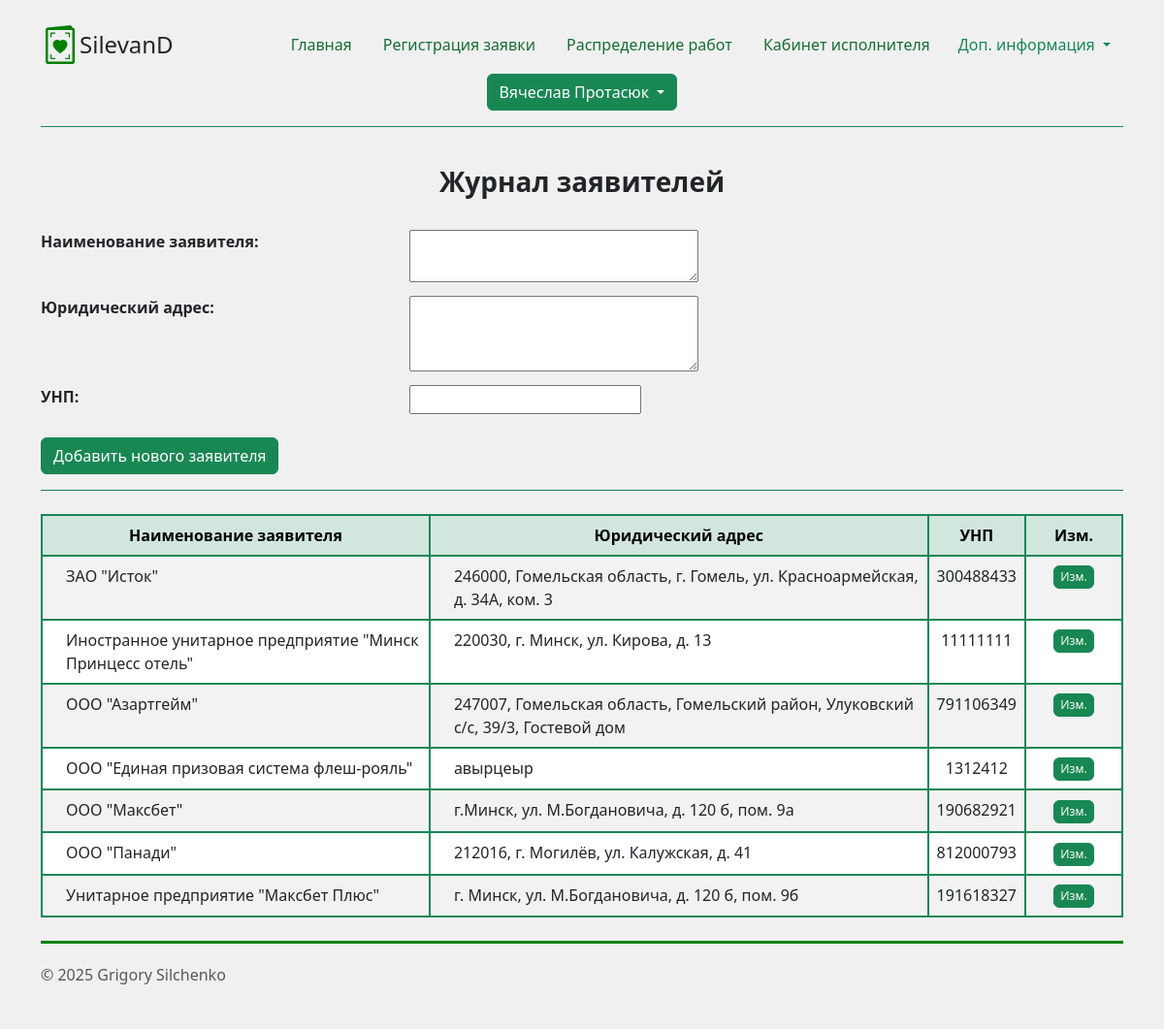
/declarant/ (signed in), run on the app's committed database.
### application/models.py (models this page shows)
class Declarant(models.Model):
    name = models.CharField(max_length=200, verbose_name='Наименование заявителя')
    address = models.TextField(max_length=500, verbose_name='Юридический адрес')
    unp = models.IntegerField(verbose_name='УНП')
    def __str__(self):
        return self.name

### application/views.py (the view, shortened to what this page needs)
# urls.py: path('declarant/', views.declarant, name='declarant'),
@permission_required('application.view_declarant')
def declarant(request):
    declarants = Declarant.objects.all().order_by('name')
    success_message, danger_message = '', ''
    form = DeclarantInput()
    context = (
        {
            'form': form,
            'declarants': declarants,
            'success_message': success_message,
            'danger_message': danger_message
        }
    )
    return render(request, 'declarant.html', context)

### application/forms.py
class DeclarantInput(forms.ModelForm):
    class Meta:
        model = Declarant
        fields = '__all__'
        widgets = {
            'name': forms.Textarea(attrs={'cols':30, 'rows': 2}),
            'address': forms.Textarea(attrs={'cols': 30, 'rows': 3})
        }

### application/templates/declarant.html (shortened to what this page needs)
{% extends "base.html" %}
{% block page_content %}
<div class="container">
        <div class="d-flex justify-content-center py-3 mb-4 border-bottom border-success">
            <div>
                    <br>
                        <h3 class="d-flex justify-content-center">
                            <b>Журнал заявителей</b>
                        </h3>
                    <br>
                    <form action="{% url 'declarant' %}" method="post">
                        <dl class="row">
                        {% for field in form %}
                            <dt class="col-sm-4">{{ field.label_tag }}</dt>
                            <dd class="col-sm-8">{{ field }}</dd>
                        {% endfor %}
                        </dl>
                        <button type="submit" class="btn btn-success">Добавить нового заявителя</button>
                    </form>
            </div>
        </div>
    <table class="table table-hover table-striped table-bordered border-2 border-success text-center">
      <thead class="table table-success table-bordered border-success align-middle">
        <tr>
          <th scope="col">Наименование заявителя</th>
          <th scope="col">Юридический адрес</th>
          <th scope="col">УНП</th>
          <th scope="col" style="width: 100px;">Изм.</th>
        </tr>
      <tbody>
      {% for declarant in declarants %}
        <tr>
          <td class="text-start ps-4">{{ declarant }}</td>
          <td class="text-start ps-4">{{ declarant.address }}</td>
          <td>{{ declarant.unp }}</td>
            <td><a href="{% url 'declarant_change' declarant.pk  %}" class="btn btn-success" style="padding: 2px 6px; font-size: 12px;">Изм.</a>
        </tr>
      {% endfor %}
      </tbody>
    </table>
</div>
{% endblock %}

### templates/base.html (shortened to what this page needs)
<!doctype html>
<html lang="ru">
  <head>
    <link href="https://cdn.jsdelivr.net/npm/bootstrap@5.3.0/dist/css/bootstrap.min.css" rel="stylesheet">
    <link rel="stylesheet" href="https://cdn.jsdelivr.net/npm/bootstrap-icons/font/bootstrap-icons.css">
  </head>
  <body style="background-color: #f0f0f0;">
    <div class="container">
      <header class="d-flex flex-wrap justify-content-center align-items-center py-3 border-bottom border-success">
        <a href="/" class="d-flex align-items-center mb-3 mb-md-0 me-md-auto text-dark text-decoration-none">
          <i class="bi bi-valentine2" style="font-size: 40px; color: green;"></i>
          <span class="fs-4">SilevanD</span>
        </a>
        <ul class="nav nav-pills">
          <li class="nav-item"><a href="{% url 'home' %}" class="nav-link" aria-current="page">Главная</a></li>
          <li class="nav-item"><a href="{% url 'application' %}" class="nav-link">Регистрация заявки</a></li>
          <li class="nav-item"><a href="{% url 'distribution' %}" class="nav-link">Распределение работ</a></li>
          <li class="nav-item"><a href="{% url 'act_creation' %}" class="nav-link">Кабинет исполнителя</a></li>
        </ul>
        <div class="dropdown">
          <button class="btn text-success dropdown-toggle" type="button" data-bs-toggle="dropdown" aria-expanded="false">
            Доп. информация
          </button>
        </div>
        <div class="d-flex align-items-center">
          {% if request.user.is_authenticated %}
            <div class="dropdown">
              <button class="btn btn-success dropdown-toggle" type="button" id="dropdownLogout" data-bs-toggle="dropdown" aria-expanded="false">
                {{ request.user.get_full_name|default:request.user.username }}
              </button>
            </div>
          {% else %}
            <a class="btn btn-outline-success" href="{% url 'login' %}">Войти</a>
          {% endif %}
        </div>
      </header>
    </div>
    {% block page_content %}
    {% endblock %}
    <div class="container">
      <footer class="d-flex flex-wrap justify-content-between align-items-center py-3 my-4" style="border-top: 3px solid green; margin: 0;">
        <p class="col-md-4 mb-0 text-body-secondary">© 2025 Grigory Silchenko</p>
        <a href="/" class="col-md-4 d-flex align-items-center justify-content-center mb-3 mb-md-0 me-md-auto
        link-body-emphasis text-decoration-none" aria-label="Bootstrap">
          <svg class="bi me-2" width="40" height="32" aria-hidden="true"><use xlink:href="#bootstrap"></use></svg>
        </a>
      </footer>
    </div>
  </body>
</html>

### templates/base.html (style rules this page uses)
h1, h3, h5 { text-align: center; }
.nav-link { background-color: #f0f0f0; color: #176e35; }
.table-bordered, .table-bordered th, .table-bordered td { border: 1px solid #198754 !important; }
.table { border-collapse: separate; border-spacing: 0; }

### data on the page
Declarant: name "ЗАО \"Исток\"", address "246000, Гомельская область, г. Гомель, ул. Красноармейская, д. 34А, ком. 3", unp "300488433"
Declarant: name "Иностранное унитарное предприятие \"Минск Принцесс отель\"", address "220030, г. Минск, ул. Кирова, д. 13", unp "11111111"
Declarant: name "ООО \"Азартгейм\"", address "247007, Гомельская область, Гомельский район, Улуковский с/с, 39/3, Гостевой дом", unp "791106349"
Declarant: name "ООО \"Единая призовая система флеш-рояль\"", address "авырцеыр", unp "1312412"
Declarant: name "ООО \"Максбет\"", address "г.Минск, ул. М.Богдановича, д. 120 б, пом. 9а", unp "190682921"
Declarant: name "ООО \"Панади\"", address "212016, г. Могилёв, ул. Калужская, д. 41", unp "812000793"
Declarant: name "Унитарное предприятие \"Максбет Плюс\"", address "г. Минск, ул. М.Богдановича, д. 120 б, пом. 9б", unp "191618327"

### other printed values
{{ request.user.get_full_name|default:request.user.username }} "Вячеслав Протасюк"
{{ field.label_tag }} "Наименование заявителя:" "Юридический адрес:" "УНП:"
